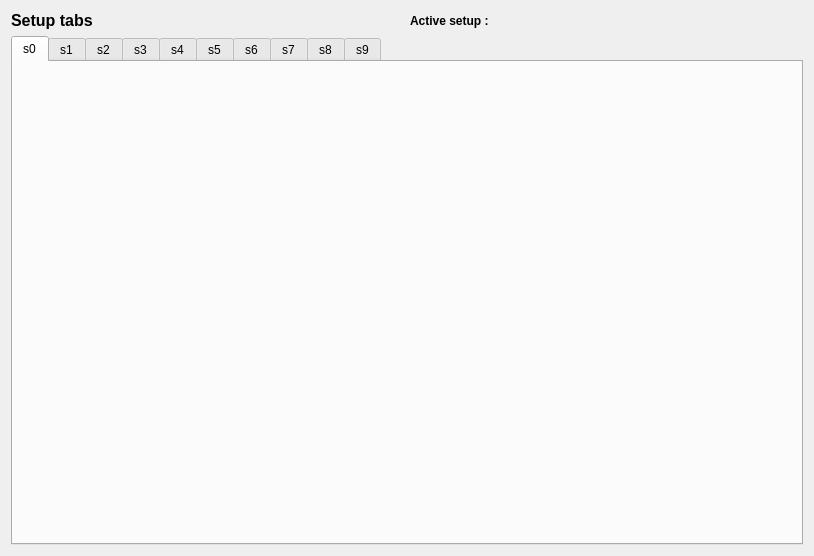
<?xml version="1.0" encoding="UTF-8"?>
<ui version="4.0">
 <class>Form</class>
 <widget class="QWidget" name="Form">
  <property name="geometry">
   <rect>
    <x>0</x>
    <y>0</y>
    <width>814</width>
    <height>556</height>
   </rect>
  </property>
  <property name="windowTitle">
   <string>Form</string>
  </property>
  <layout class="QGridLayout" name="gridLayout_2">
   <item row="0" column="0">
    <layout class="QGridLayout" name="gridLayout">
     <property name="sizeConstraint">
      <enum>QLayout::SetDefaultConstraint</enum>
     </property>
     <item row="0" column="0">
      <widget class="QLabel" name="label_setup_pages">
       <property name="sizePolicy">
        <sizepolicy hsizetype="Minimum" vsizetype="Preferred">
         <horstretch>0</horstretch>
         <verstretch>0</verstretch>
        </sizepolicy>
       </property>
       <property name="font">
        <font>
         <pointsize>7</pointsize>
         <kerning>true</kerning>
        </font>
       </property>
       <property name="text">
        <string>&lt;html&gt;&lt;head/&gt;&lt;body&gt;&lt;p&gt;&lt;span style=&quot; font-size:12pt; font-weight:600;&quot;&gt;Setup tabs&lt;/span&gt;&lt;/p&gt;&lt;/body&gt;&lt;/html&gt;</string>
       </property>
       <property name="alignment">
        <set>Qt::AlignLeading|Qt::AlignLeft|Qt::AlignVCenter</set>
       </property>
      </widget>
     </item>
     <item row="0" column="1">
      <widget class="QLabel" name="label_active_setup">
       <property name="font">
        <font>
         <pointsize>9</pointsize>
         <weight>75</weight>
         <bold>true</bold>
        </font>
       </property>
       <property name="text">
        <string>Active setup : </string>
       </property>
      </widget>
     </item>
     <item row="1" column="0" colspan="2">
      <widget class="QTabWidget" name="tabWidget">
       <property name="sizePolicy">
        <sizepolicy hsizetype="MinimumExpanding" vsizetype="MinimumExpanding">
         <horstretch>0</horstretch>
         <verstretch>0</verstretch>
        </sizepolicy>
       </property>
       <property name="currentIndex">
        <number>0</number>
       </property>
       <widget class="QWidget" name="s0">
        <attribute name="title">
         <string>s0</string>
        </attribute>
       </widget>
       <widget class="QWidget" name="s1">
        <attribute name="title">
         <string>s1</string>
        </attribute>
       </widget>
       <widget class="QWidget" name="s2">
        <attribute name="title">
         <string>s2</string>
        </attribute>
       </widget>
       <widget class="QWidget" name="s3">
        <attribute name="title">
         <string>s3</string>
        </attribute>
       </widget>
       <widget class="QWidget" name="s4">
        <attribute name="title">
         <string>s4</string>
        </attribute>
       </widget>
       <widget class="QWidget" name="s5">
        <attribute name="title">
         <string>s5</string>
        </attribute>
       </widget>
       <widget class="QWidget" name="s6">
        <attribute name="title">
         <string>s6</string>
        </attribute>
       </widget>
       <widget class="QWidget" name="s7">
        <attribute name="title">
         <string>s7</string>
        </attribute>
       </widget>
       <widget class="QWidget" name="s8">
        <attribute name="title">
         <string>s8</string>
        </attribute>
       </widget>
       <widget class="QWidget" name="s9">
        <attribute name="title">
         <string>s9</string>
        </attribute>
       </widget>
      </widget>
     </item>
    </layout>
   </item>
  </layout>
 </widget>
 <resources/>
 <connections/>
</ui>
